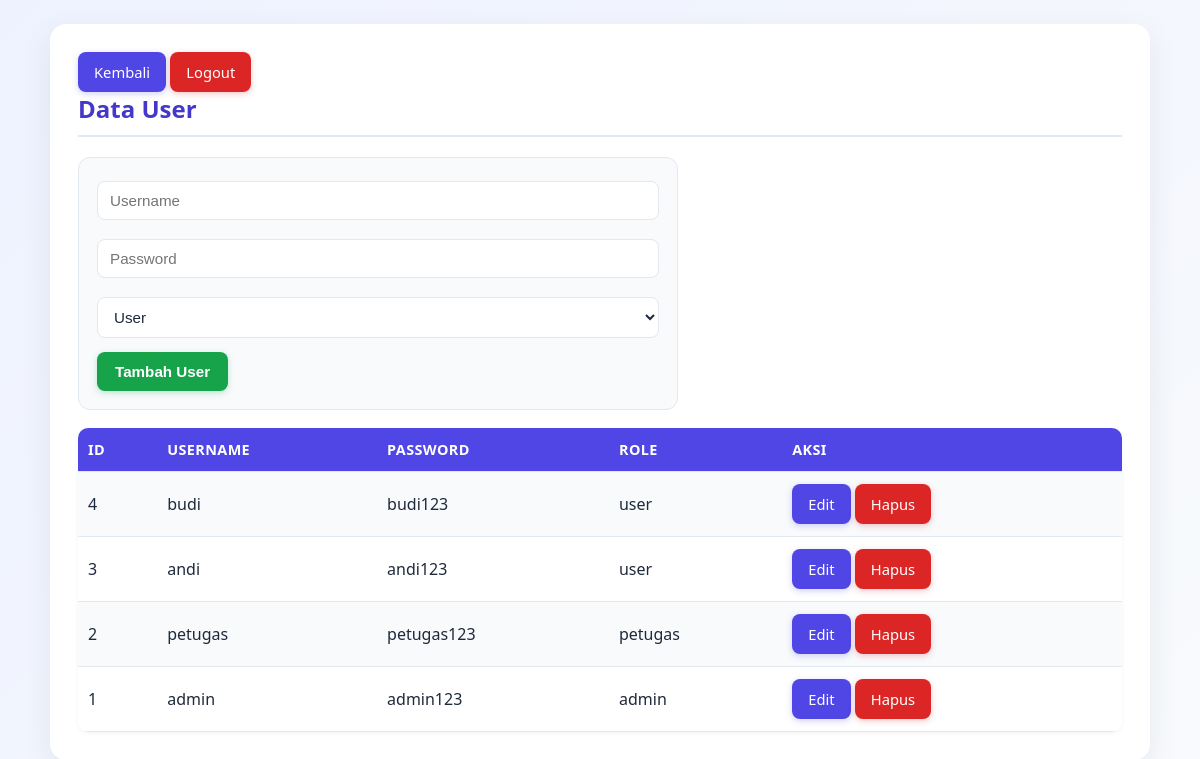
/users.php (signed in), run on the app's committed database.
### tables this page shows
CREATE TABLE `users` (
  `id_users` int(11) NOT NULL,
  `username` varchar(50) NOT NULL,
  `password` varchar(255) NOT NULL,
  `role` varchar(20) NOT NULL DEFAULT 'user'
);

### users.php (the view, shortened to what this page needs)
<?php
include "connection.php";
$edit=null;
$data=mysqli_query($conn,"SELECT * FROM users ORDER BY id_users DESC");
?>
<!DOCTYPE html><html><head><title>Data User</title><link rel="stylesheet" href="style.css"></head><body><div class="container">
<a class="btn" href="index.php">Kembali</a> <a class="btn red" href="logout.php">Logout</a><h2>Data User</h2>
<form method="post" class="form">
<input name="username" placeholder="Username" value="<?=$edit?htmlspecialchars($edit['username']):''?>" required>
<input name="password" placeholder="Password" value="<?=$edit?htmlspecialchars($edit['password']):''?>" required>
<select name="role">
<option value="user" <?=($edit && $edit['role']=='user')?'selected':''?>>User</option>
</select>
<?php if($edit){ ?><button name="update">Simpan Perubahan</button> <a class="btn" href="users.php">Batal</a><?php } else { ?><button name="simpan">Tambah User</button><?php } ?>
</form>
<table><tr><th>ID</th><th>Username</th><th>Password</th><th>Role</th><th>Aksi</th></tr>
<?php while($r=mysqli_fetch_assoc($data)){ ?><tr><td><?=$r['id_users']?></td><td><?=htmlspecialchars($r['username'])?></td><td><?=htmlspecialchars($r['password'])?></td><td><?=$r['role']?></td><td><a class="btn" href="?edit=<?=$r['id_users']?>">Edit</a> <a class="btn red" href="?hapus=<?=$r['id_users']?>" onclick="return confirm('Hapus user?')">Hapus</a></td></tr><?php } ?></table>
</div></body></html>

### style.css (style rules this page uses)
:root { --primary:#4f46e5; --primary-dark:#4338ca; --green:#16a34a; --red:#dc2626; --bg:#f1f5f9; --text:#1e293b; --muted:#64748b; --border:#e2e8f0; }
* { box-sizing:border-box }
body { font-family:'Segoe UI',Roboto,Arial,sans-serif; background:linear-gradient(135deg,#eef2ff,#f8fafc); margin:0; padding:24px 16px; color:var(--text); }
.container { max-width:1100px; margin:auto; background:#ffffff; padding:28px; border-radius:16px; box-shadow:0 10px 30px rgba(30,41,59,0.08); }
h2 { color:var(--primary-dark); border-bottom:2px solid var(--border); padding-bottom:10px; margin-top:0; }
.menu a,.btn { background:var(--primary); color:white; padding:10px 16px; text-decoration:none; border-radius:8px; display:inline-block; font-size:0.92rem; font-weight:500; border:none; cursor:pointer; transition:transform .15s ease,box-shadow .15s ease,background .15s ease; box-shadow:0 2px 6px rgba(79,70,229,0.25); }
.btn.red { background:var(--red);box-shadow:0 2px 6px rgba(220,38,38,0.25) }
table { width:100%; border-collapse:collapse; margin-top:18px; border-radius:10px; overflow:hidden; box-shadow:0 1px 4px rgba(0,0,0,0.05); }
th,td { padding:12px 10px; text-align:left; border-bottom:1px solid var(--border); }
th { background:var(--primary); color:white; font-weight:600; font-size:0.9rem; text-transform:uppercase; letter-spacing:0.4px; }
tr:nth-child(even) td { background:#f8fafc }
input,select { width:100%; padding:10px 12px; box-sizing:border-box; margin:5px 0 14px; border:1px solid var(--border); border-radius:8px; font-size:0.95rem; background:#fff; color:var(--text); transition:border-color .15s ease,box-shadow .15s ease; }
button { padding:11px 18px; border:0; border-radius:8px; background:var(--green); color:white; cursor:pointer; font-weight:600; font-size:0.95rem; box-shadow:0 2px 6px rgba(22,163,74,0.25); transition:transform .15s ease,box-shadow .15s ease,background .15s ease; }
.form { max-width:600px; background:#f8fafc; padding:18px; border-radius:12px; border:1px solid var(--border); margin-bottom:10px; }

### data on the page
users: id_users "4", username "budi", password "budi123", role "user"
users: id_users "3", username "andi", password "andi123", role "user"
users: id_users "2", username "petugas", password "petugas123", role "petugas"
users: id_users "1", username "admin", password "admin123", role "admin"
